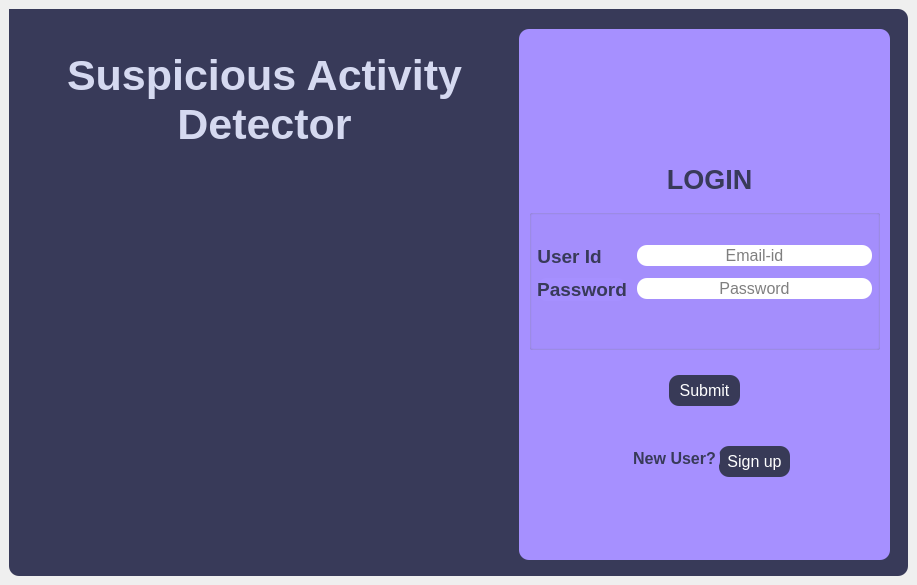
<?xml version="1.0" encoding="UTF-8"?>
<ui version="4.0">
 <class>MainWindow</class>
 <widget class="QMainWindow" name="MainWindow">
  <property name="geometry">
   <rect>
    <x>0</x>
    <y>0</y>
    <width>917</width>
    <height>585</height>
   </rect>
  </property>
  <property name="windowTitle">
   <string>MainWindow</string>
  </property>
  <widget class="QWidget" name="centralwidget">
   <layout class="QGridLayout" name="gridLayout_2">
    <item row="0" column="0">
     <widget class="QFrame" name="frame_main">
      <property name="enabled">
       <bool>true</bool>
      </property>
      <property name="minimumSize">
       <size>
        <width>0</width>
        <height>567</height>
       </size>
      </property>
      <property name="maximumSize">
       <size>
        <width>16777215</width>
        <height>16777215</height>
       </size>
      </property>
      <property name="styleSheet">
       <string notr="true">QFrame{
	background-color: rgb(56, 58, 89);
	color: rgb(59, 61, 157);
   	border-radius:10px;
}</string>
      </property>
      <property name="frameShape">
       <enum>QFrame::StyledPanel</enum>
      </property>
      <property name="frameShadow">
       <enum>QFrame::Raised</enum>
      </property>
      <widget class="QLabel" name="label_title">
       <property name="geometry">
        <rect>
         <x>-20</x>
         <y>0</y>
         <width>551</width>
         <height>181</height>
        </rect>
       </property>
       <property name="maximumSize">
        <size>
         <width>16777215</width>
         <height>16777215</height>
        </size>
       </property>
       <property name="font">
        <font>
         <family>Segoe UI</family>
         <pointsize>32</pointsize>
         <weight>75</weight>
         <bold>true</bold>
        </font>
       </property>
       <property name="styleSheet">
        <string notr="true">
color: rgb(254, 121,199);
color: rgb(213, 217, 240);</string>
       </property>
       <property name="text">
        <string>Suspicious Activity Detector</string>
       </property>
       <property name="alignment">
        <set>Qt::AlignCenter</set>
       </property>
       <property name="wordWrap">
        <bool>true</bool>
       </property>
      </widget>
      <widget class="QFrame" name="frame_Login">
       <property name="geometry">
        <rect>
         <x>510</x>
         <y>20</y>
         <width>371</width>
         <height>531</height>
        </rect>
       </property>
       <property name="font">
        <font>
         <family>Segoe UI</family>
         <pointsize>12</pointsize>
         <weight>75</weight>
         <bold>true</bold>
        </font>
       </property>
       <property name="styleSheet">
        <string notr="true">QFrame{
	background-color: rgb(166, 144, 255);
	color: rgb(96, 98, 189);
	border-radius:10px;
}
</string>
       </property>
       <property name="frameShape">
        <enum>QFrame::StyledPanel</enum>
       </property>
       <property name="frameShadow">
        <enum>QFrame::Raised</enum>
       </property>
       <widget class="QLabel" name="label_LOGIN">
        <property name="geometry">
         <rect>
          <x>90</x>
          <y>130</y>
          <width>201</width>
          <height>41</height>
         </rect>
        </property>
        <property name="font">
         <font>
          <family>Segoe UI</family>
          <pointsize>20</pointsize>
          <weight>75</weight>
          <bold>true</bold>
         </font>
        </property>
        <property name="styleSheet">
         <string notr="true">color: rgb(56, 58, 89);
background:transparent;</string>
        </property>
        <property name="text">
         <string>LOGIN</string>
        </property>
        <property name="alignment">
         <set>Qt::AlignCenter</set>
        </property>
       </widget>
       <widget class="QGroupBox" name="formGroupBox">
        <property name="geometry">
         <rect>
          <x>10</x>
          <y>180</y>
          <width>351</width>
          <height>141</height>
         </rect>
        </property>
        <layout class="QFormLayout" name="Login_form">
         <property name="horizontalSpacing">
          <number>10</number>
         </property>
         <property name="verticalSpacing">
          <number>10</number>
         </property>
         <property name="leftMargin">
          <number>5</number>
         </property>
         <property name="topMargin">
          <number>30</number>
         </property>
         <property name="rightMargin">
          <number>5</number>
         </property>
         <property name="bottomMargin">
          <number>1</number>
         </property>
         <item row="0" column="0">
          <widget class="QLabel" name="label_id">
           <property name="font">
            <font>
             <family>Segoe UI</family>
             <pointsize>14</pointsize>
             <weight>75</weight>
             <bold>true</bold>
            </font>
           </property>
           <property name="styleSheet">
            <string notr="true">color: rgb(56, 58, 89);
background: transparent;</string>
           </property>
           <property name="text">
            <string>User Id</string>
           </property>
           <property name="alignment">
            <set>Qt::AlignCenter</set>
           </property>
          </widget>
         </item>
         <item row="0" column="1">
          <widget class="QLineEdit" name="lineEdit_id">
           <property name="font">
            <font>
             <family>Segoe UI</family>
             <pointsize>12</pointsize>
            </font>
           </property>
           <property name="autoFillBackground">
            <bool>false</bool>
           </property>
           <property name="styleSheet">
            <string notr="true">border-radius:10px;</string>
           </property>
           <property name="text">
            <string/>
           </property>
           <property name="alignment">
            <set>Qt::AlignCenter</set>
           </property>
           <property name="placeholderText">
            <string>Email-id</string>
           </property>
           <property name="clearButtonEnabled">
            <bool>true</bool>
           </property>
          </widget>
         </item>
         <item row="1" column="0">
          <widget class="QLabel" name="label_pwd">
           <property name="font">
            <font>
             <family>Segoe UI</family>
             <pointsize>14</pointsize>
             <weight>75</weight>
             <bold>true</bold>
            </font>
           </property>
           <property name="styleSheet">
            <string notr="true">color: rgb(56, 58, 89);</string>
           </property>
           <property name="text">
            <string>Password</string>
           </property>
           <property name="alignment">
            <set>Qt::AlignCenter</set>
           </property>
          </widget>
         </item>
         <item row="1" column="1">
          <widget class="QLineEdit" name="lineEdit_pwd">
           <property name="font">
            <font>
             <family>Segoe UI</family>
             <pointsize>12</pointsize>
            </font>
           </property>
           <property name="styleSheet">
            <string notr="true">border-radius:10px;</string>
           </property>
           <property name="text">
            <string/>
           </property>
           <property name="maxLength">
            <number>8</number>
           </property>
           <property name="echoMode">
            <enum>QLineEdit::Password</enum>
           </property>
           <property name="alignment">
            <set>Qt::AlignCenter</set>
           </property>
           <property name="placeholderText">
            <string>Password</string>
           </property>
           <property name="clearButtonEnabled">
            <bool>true</bool>
           </property>
          </widget>
         </item>
        </layout>
       </widget>
       <widget class="QPushButton" name="signup_Button">
        <property name="geometry">
         <rect>
          <x>200</x>
          <y>417</y>
          <width>71</width>
          <height>31</height>
         </rect>
        </property>
        <property name="font">
         <font>
          <family>Segoe UI</family>
          <pointsize>12</pointsize>
          <weight>9</weight>
          <italic>false</italic>
          <bold>false</bold>
         </font>
        </property>
        <property name="cursor">
         <cursorShape>PointingHandCursor</cursorShape>
        </property>
        <property name="mouseTracking">
         <bool>true</bool>
        </property>
        <property name="focusPolicy">
         <enum>Qt::StrongFocus</enum>
        </property>
        <property name="styleSheet">
         <string notr="true">QPushButton{
border-radius:10px;
	background-color: rgb(56, 58, 87);
	color: rgb(255, 255, 255);
	font: 75 12pt &quot;Segoe UI&quot;;
}
QPushButton:hover{
	
	color: rgb(13, 13, 13);
	background-color: rgb(255, 171, 215);
	font: 90 12pt &quot;Segoe UI&quot;;
}</string>
        </property>
        <property name="text">
         <string>Sign up</string>
        </property>
       </widget>
       <widget class="QLabel" name="label_newuser">
        <property name="geometry">
         <rect>
          <x>110</x>
          <y>417</y>
          <width>91</width>
          <height>25</height>
         </rect>
        </property>
        <property name="font">
         <font>
          <family>Segoe UI</family>
          <pointsize>12</pointsize>
          <weight>75</weight>
          <bold>true</bold>
         </font>
        </property>
        <property name="styleSheet">
         <string notr="true">color: rgb(56, 58, 89);</string>
        </property>
        <property name="text">
         <string>New User?</string>
        </property>
        <property name="alignment">
         <set>Qt::AlignCenter</set>
        </property>
       </widget>
       <widget class="QPushButton" name="Submit_Button">
        <property name="geometry">
         <rect>
          <x>150</x>
          <y>346</y>
          <width>71</width>
          <height>31</height>
         </rect>
        </property>
        <property name="font">
         <font>
          <family>Segoe UI</family>
          <pointsize>12</pointsize>
          <weight>9</weight>
          <italic>false</italic>
          <bold>false</bold>
         </font>
        </property>
        <property name="cursor">
         <cursorShape>PointingHandCursor</cursorShape>
        </property>
        <property name="mouseTracking">
         <bool>true</bool>
        </property>
        <property name="styleSheet">
         <string notr="true">QPushButton{
border-radius:10px;
	background-color: rgb(56, 58, 87);
	color: rgb(255, 255, 255);
	font: 75 12pt &quot;Segoe UI&quot;;
}
QPushButton:hover{
	
	color: rgb(13, 13, 13);
	background-color: rgb(255, 171, 215);
	font: 90 12pt &quot;Segoe UI&quot;;
}</string>
        </property>
        <property name="text">
         <string>Submit</string>
        </property>
       </widget>
       <widget class="QLabel" name="label_2">
        <property name="geometry">
         <rect>
          <x>110</x>
          <y>0</y>
          <width>151</width>
          <height>141</height>
         </rect>
        </property>
        <property name="styleSheet">
         <string notr="true">border-radius:30px;</string>
        </property>
        <property name="frameShape">
         <enum>QFrame::StyledPanel</enum>
        </property>
        <property name="frameShadow">
         <enum>QFrame::Plain</enum>
        </property>
        <property name="text">
         <string/>
        </property>
        <property name="pixmap">
         <pixmap>../../../../../../../../OneDrive/Pictures/robo.gif</pixmap>
        </property>
        <property name="alignment">
         <set>Qt::AlignCenter</set>
        </property>
       </widget>
       <widget class="QLabel" name="error">
        <property name="geometry">
         <rect>
          <x>30</x>
          <y>290</y>
          <width>301</width>
          <height>21</height>
         </rect>
        </property>
        <property name="font">
         <font>
          <family>Segoe UI</family>
          <pointsize>11</pointsize>
          <weight>50</weight>
          <bold>false</bold>
         </font>
        </property>
        <property name="styleSheet">
         <string notr="true">color: rgb(217, 21, 41);
background:transparent;</string>
        </property>
        <property name="text">
         <string/>
        </property>
        <property name="alignment">
         <set>Qt::AlignCenter</set>
        </property>
        <property name="wordWrap">
         <bool>true</bool>
        </property>
       </widget>
       <zorder>label_2</zorder>
       <zorder>formGroupBox</zorder>
       <zorder>signup_Button</zorder>
       <zorder>label_newuser</zorder>
       <zorder>Submit_Button</zorder>
       <zorder>label_LOGIN</zorder>
       <zorder>error</zorder>
      </widget>
      <widget class="QLabel" name="label">
       <property name="geometry">
        <rect>
         <x>-130</x>
         <y>-20</y>
         <width>47</width>
         <height>13</height>
        </rect>
       </property>
       <property name="text">
        <string>TextLabel</string>
       </property>
      </widget>
      <widget class="QLabel" name="label_image">
       <property name="geometry">
        <rect>
         <x>70</x>
         <y>190</y>
         <width>341</width>
         <height>321</height>
        </rect>
       </property>
       <property name="styleSheet">
        <string notr="true">QLabel{
   border-radius:20px;
	border-color: rgb(0, 0, 0);
}</string>
       </property>
       <property name="text">
        <string/>
       </property>
       <property name="pixmap">
        <pixmap>../../../../../../../../OneDrive/Pictures/image/theft.jpg</pixmap>
       </property>
       <property name="alignment">
        <set>Qt::AlignCenter</set>
       </property>
      </widget>
     </widget>
    </item>
   </layout>
  </widget>
 </widget>
 <resources/>
 <connections/>
</ui>
